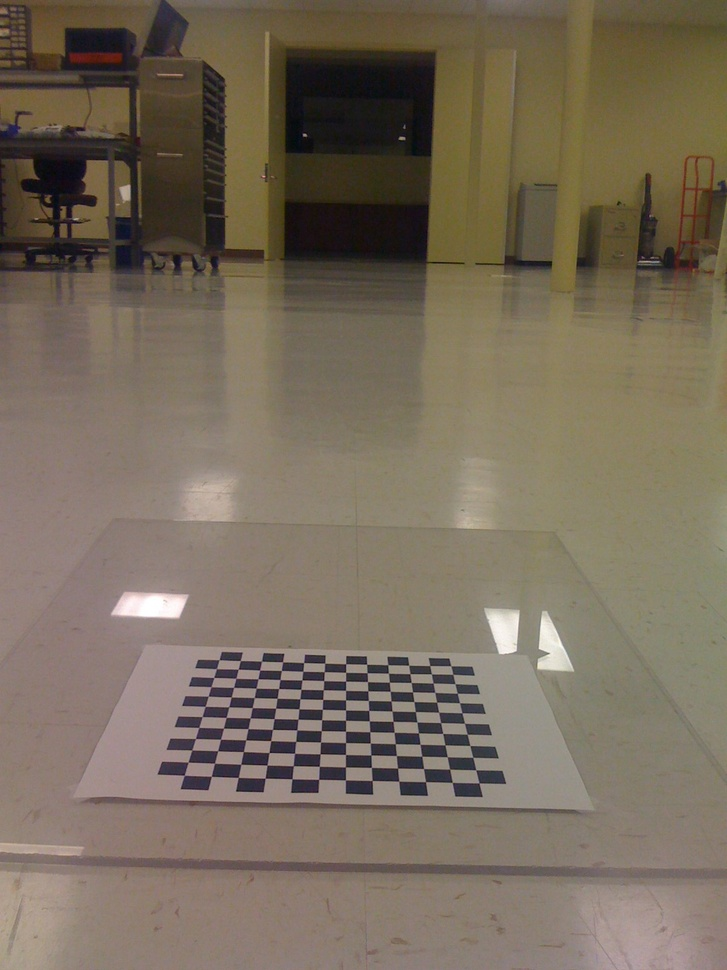
//> input picture Learning-OpenCV-3_examples/datas/birdseye/IMG_0214.jpg, 727 x 970 px, shrunk from 1200 x 1600 before the run
$ ./example_02-07 ../../datas/birdseye/IMG_0214.jpg   (built with g++ and OpenCV 4)
//> lines starting //> are read from the running program, lines starting //| are printed output that depends on the picture
// Example 2-7. The Canny edge detector writes its output to a single-channel (grayscale) image
//

#include "stdafx.h"
#include "..\..\_opencv.h"
#include <iostream>

void help(char** argv) {
	std::cout << "\n"
		<< "\nExample 2-7. The Canny edge detector writes its output to a single-channel (grayscale) image"
		<< "\nCall:\n"
		<< argv[0] << " <path/image>\n"
		<< "For example:\n"
		<< argv[0] << " ../fruits.jpg\n"
		<< std::endl;
}

int main(int argc, char** argv) {

	if (argc != 2) {
		help(argv);
		return 0;
	}

	cv::Mat img_rgb, img_gry, img_cny;

	cv::namedWindow("Example Gray", cv::WINDOW_AUTOSIZE);
	cv::namedWindow("Example Canny", cv::WINDOW_AUTOSIZE);

	img_rgb = cv::imread(argv[1]);
//> img_rgb is the input picture: 970 rows x 727 cols, CV_8UC3; mean B, G, R 91.8, 108.2, 120.2

	cv::cvtColor(img_rgb, img_gry, cv::COLOR_BGR2GRAY);
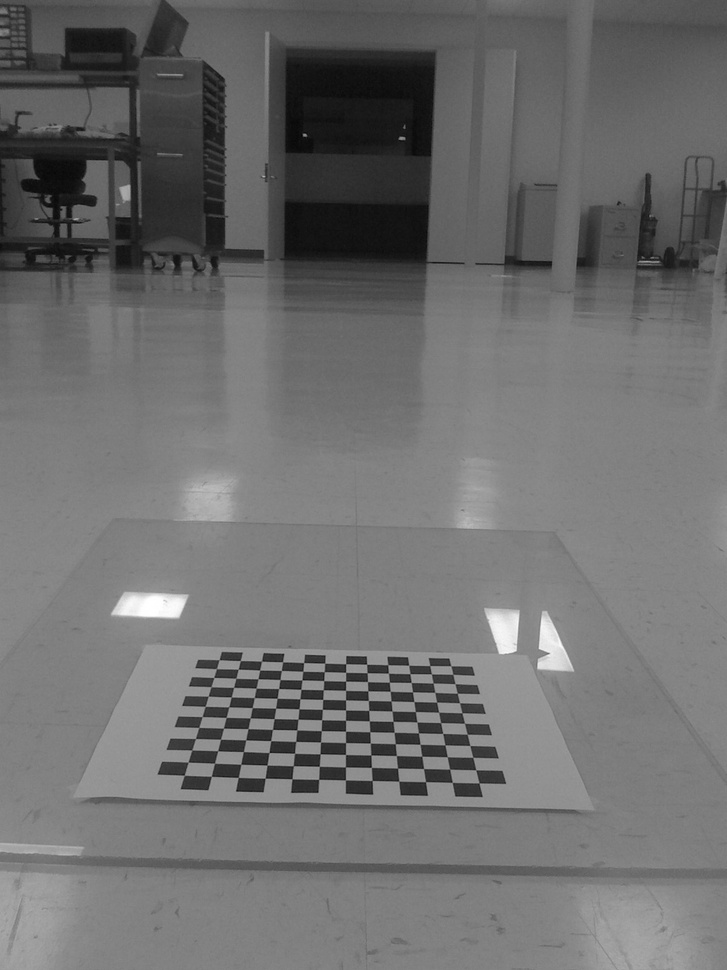
//> img_gry: 970 rows x 727 cols, CV_8UC1; min 2, max 255, mean 109.9
	cv::imshow("Example Gray", img_gry);

	cv::Canny(img_gry, img_cny, 10, 100, 3, true);
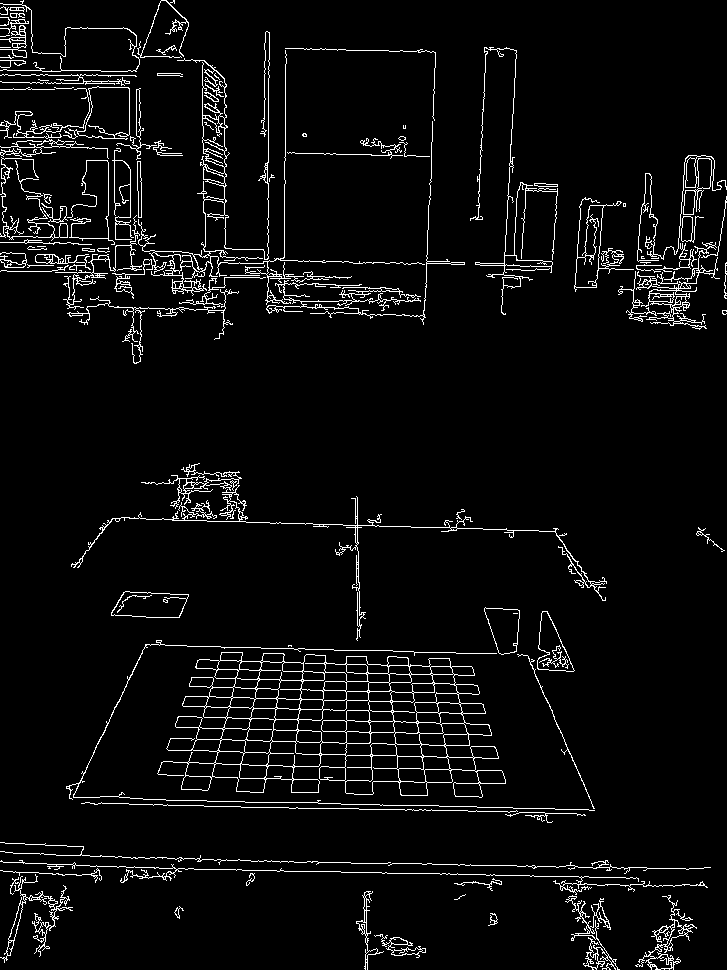
//> img_cny: 970 rows x 727 cols, CV_8UC1; 4.6% white in thin lines or dots
	cv::imshow("Example Canny", img_cny);

	cv::waitKey(0);

}

$ run again, on Learning-OpenCV-3_examples/datas/birdseye/IMG_0217.jpg
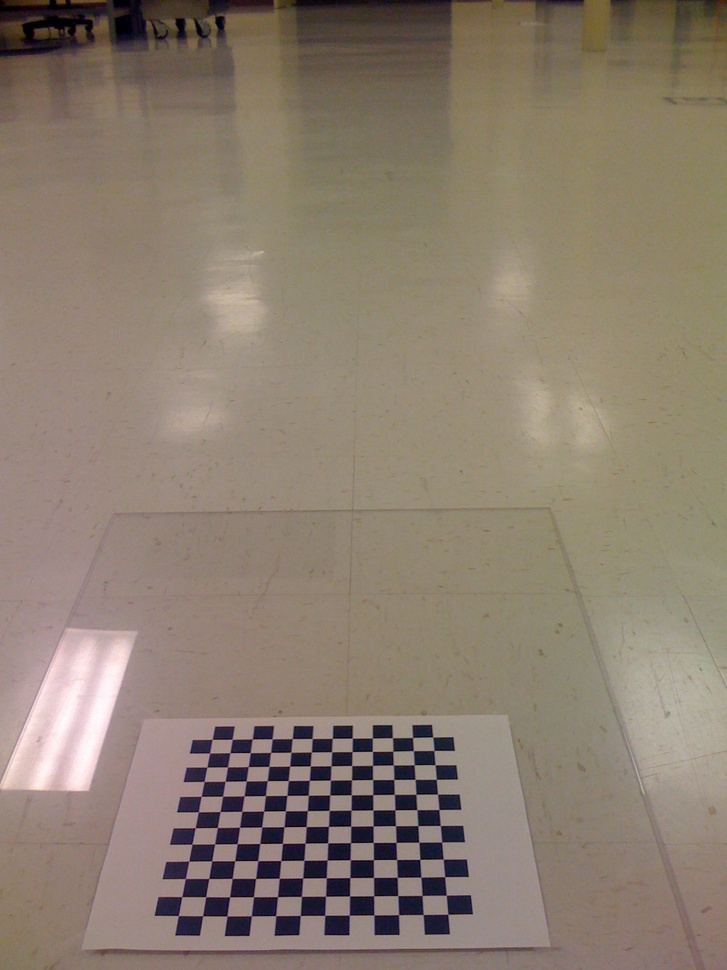
//> input picture Learning-OpenCV-3_examples/datas/birdseye/IMG_0217.jpg, 727 x 970 px, shrunk from 1200 x 1600 before the run
//> img_rgb is the input picture: 970 rows x 727 cols, CV_8UC3; mean B, G, R 111.3, 125.9, 139.5
//> `cv::cvtColor(img_rgb, img_gry, cv::COLOR_BGR2GRAY);`:
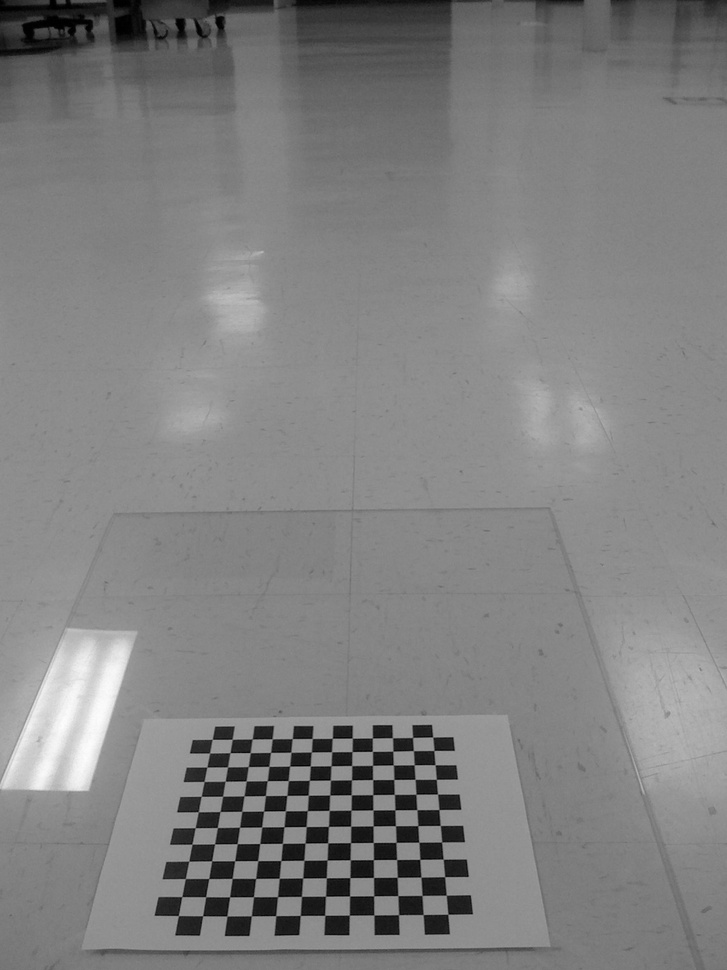
//> img_gry: 970 rows x 727 cols, CV_8UC1; min 0, max 253, mean 128.3
//> `cv::Canny(img_gry, img_cny, 10, 100, 3, true);`:
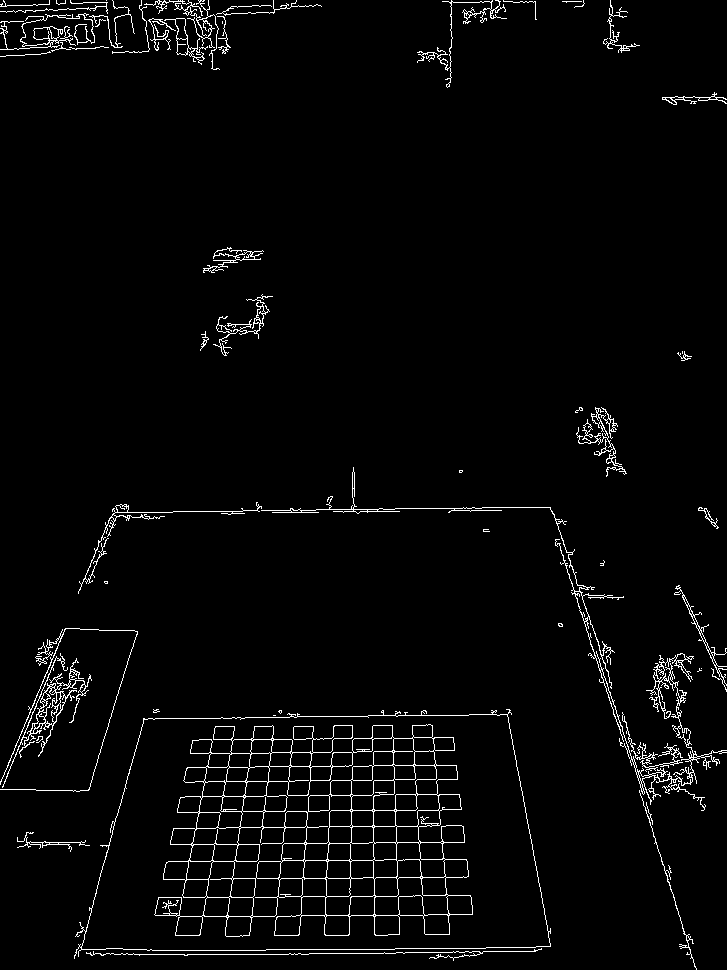
//> img_cny: 970 rows x 727 cols, CV_8UC1; 2.8% white in thin lines or dots

$ run again, on Learning-OpenCV-3_examples/datas/birdseye/IMG_0218.jpg
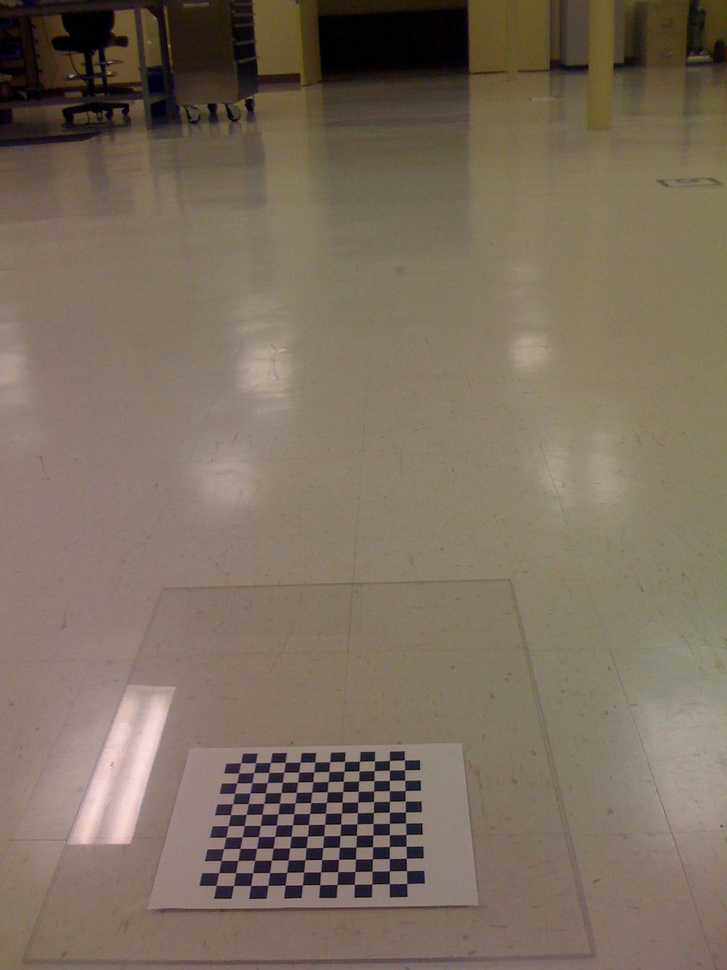
//> input picture Learning-OpenCV-3_examples/datas/birdseye/IMG_0218.jpg, 727 x 970 px, shrunk from 1200 x 1600 before the run
//> img_rgb is the input picture: 970 rows x 727 cols, CV_8UC3; mean B, G, R 94, 110.5, 122.9
//> `cv::cvtColor(img_rgb, img_gry, cv::COLOR_BGR2GRAY);`:
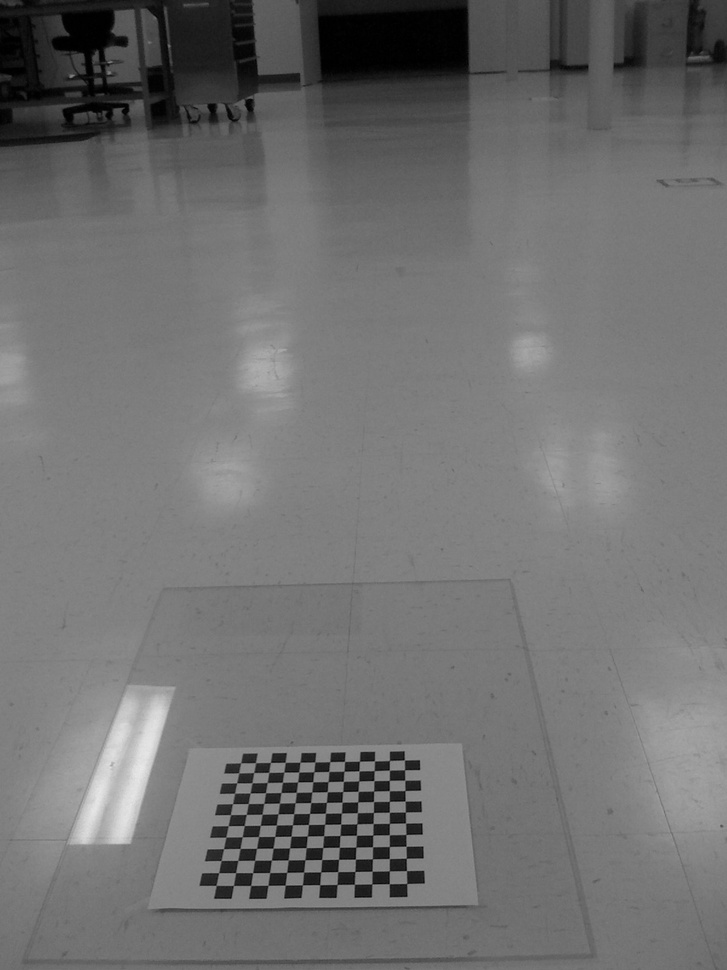
//> img_gry: 970 rows x 727 cols, CV_8UC1; min 0, max 234, mean 112.3
//> `cv::Canny(img_gry, img_cny, 10, 100, 3, true);`:
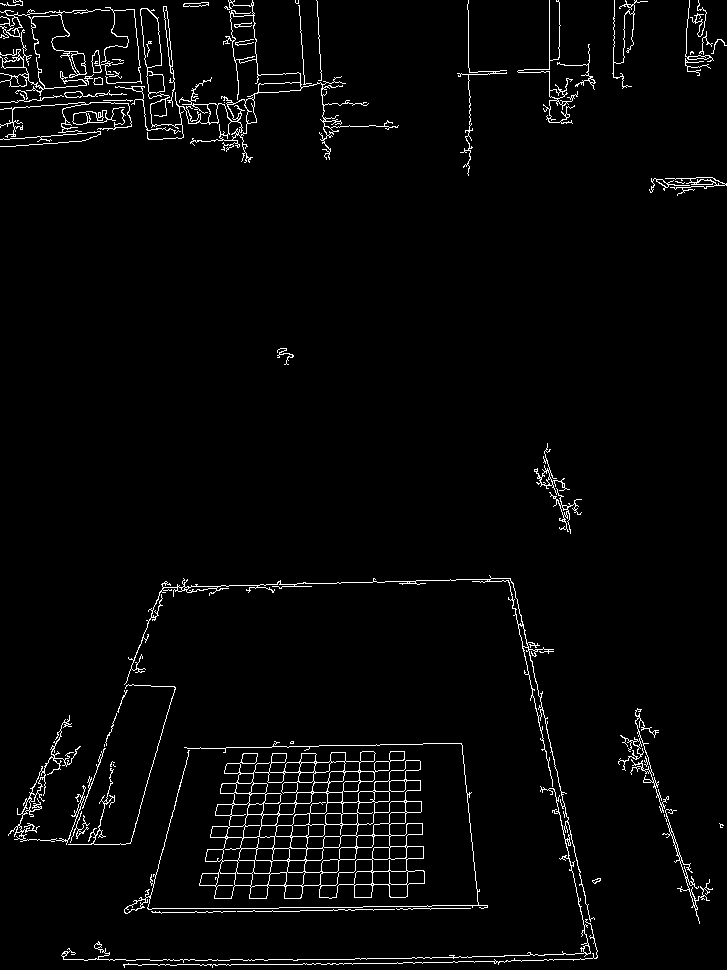
//> img_cny: 970 rows x 727 cols, CV_8UC1; 2.8% white in thin lines or dots

$ run again, on Learning-OpenCV-3_examples/datas/birdseye/IMG_0219.jpg
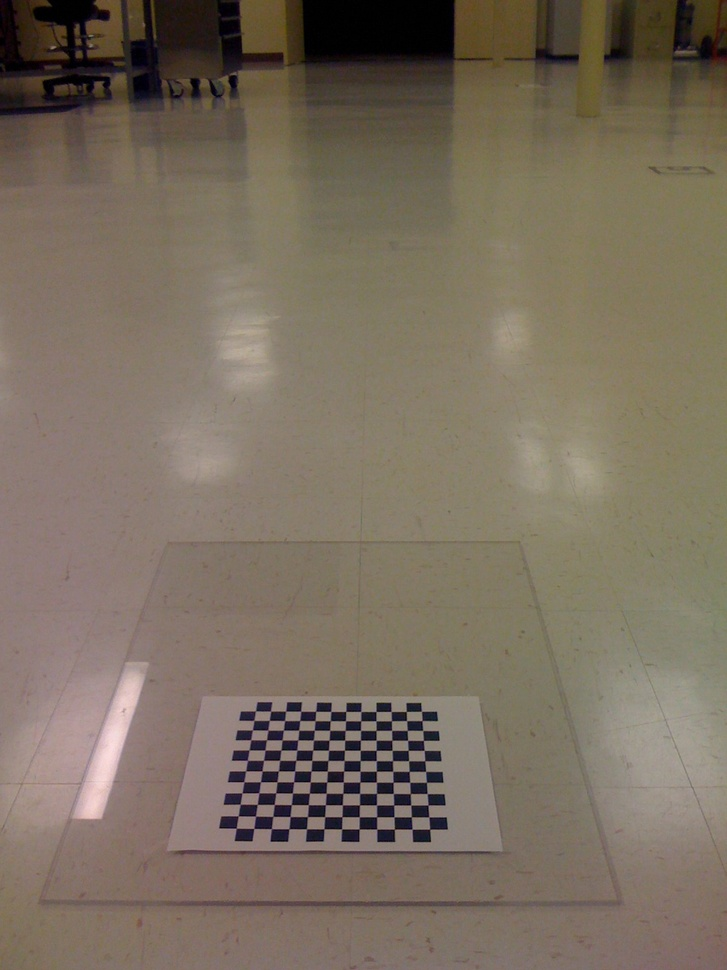
//> input picture Learning-OpenCV-3_examples/datas/birdseye/IMG_0219.jpg, 727 x 970 px, shrunk from 1200 x 1600 before the run
//> img_rgb is the input picture: 970 rows x 727 cols, CV_8UC3; mean B, G, R 95.3, 110.4, 122.4
//> `cv::cvtColor(img_rgb, img_gry, cv::COLOR_BGR2GRAY);`:
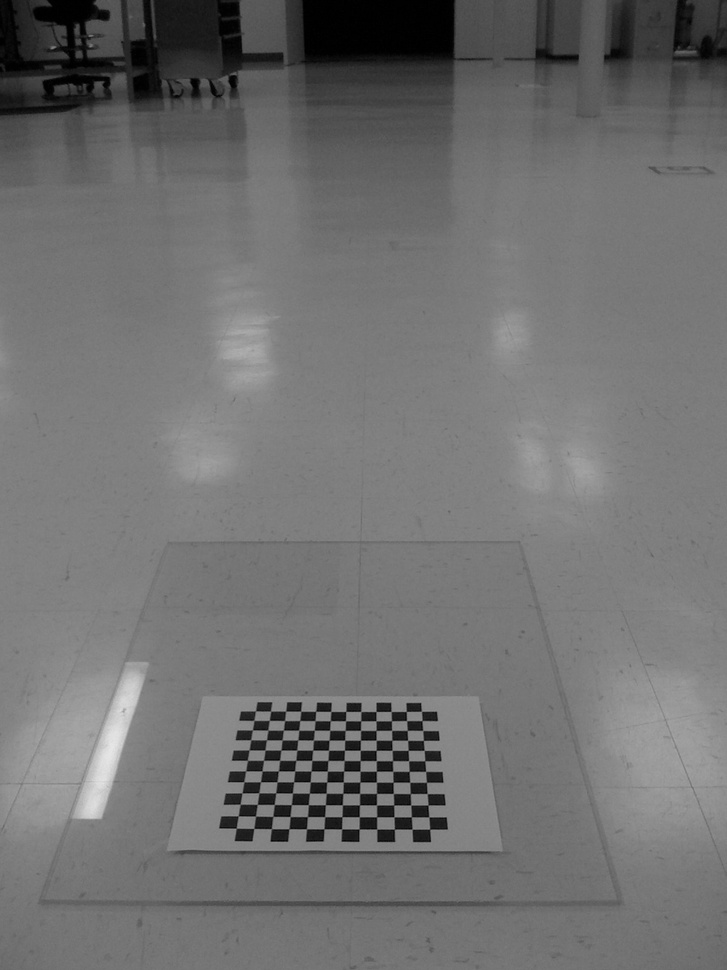
//> img_gry: 970 rows x 727 cols, CV_8UC1; min 0, max 231, mean 112.3
//> `cv::Canny(img_gry, img_cny, 10, 100, 3, true);`:
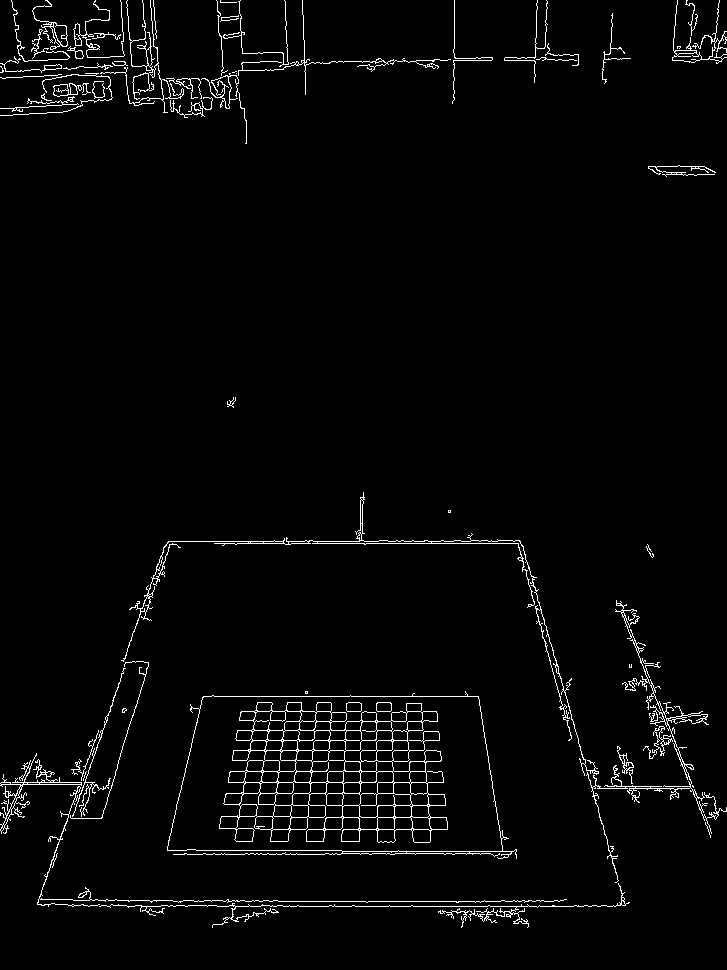
//> img_cny: 970 rows x 727 cols, CV_8UC1; 2.6% white in thin lines or dots
